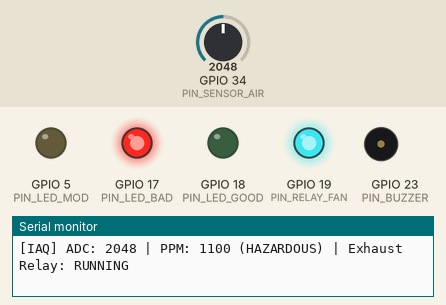
A sketch run on a simulated ESP32. On the bench: output pins drawn as LEDs (lit = HIGH), buzzer (waves = sounding, pin HIGH), the last lines printed to the serial monitor. The test bench sets the inputs (shaded band); at power-on: GPIO 34 (PIN_SENSOR_AIR) = 2048.

Above: at 1.7 s.
1.8 s: GPIO 34 (PIN_SENSOR_AIR) set to 2685
3.3 s: GPIO 34 (PIN_SENSOR_AIR) set to 2775
At 3.9 s:
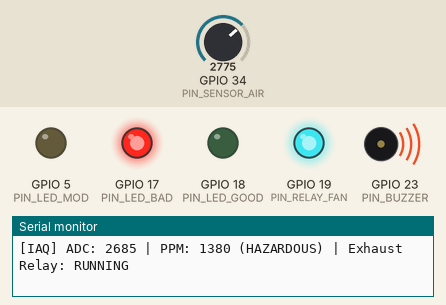
6.3 s: GPIO 34 (PIN_SENSOR_AIR) set to 1228
At 7.5 s:
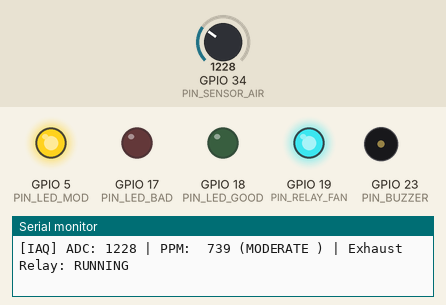
7.8 s: GPIO 34 (PIN_SENSOR_AIR) set to 483
10.5 s: GPIO 34 (PIN_SENSOR_AIR) set to 457
At 11.0 s:
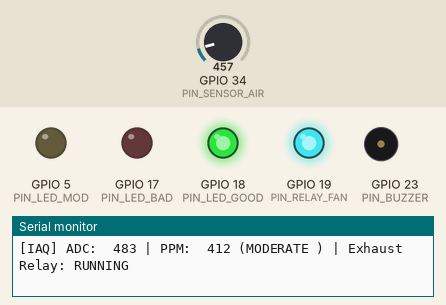
12.0 s: GPIO 34 (PIN_SENSOR_AIR) set to 360
At 12.4 s:
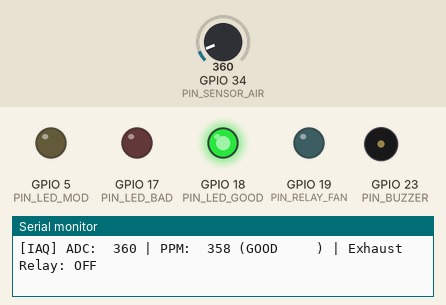
Timing chart, 0 to 14.5 s (numbered marks = the images above; inputs shaded):
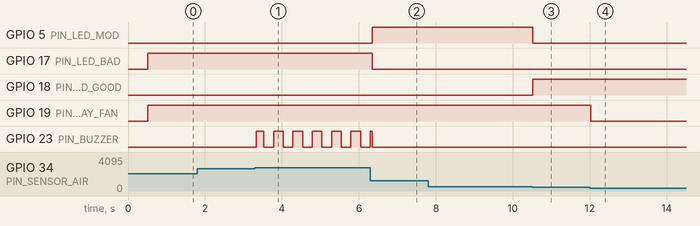

The sketch:

sketch.ino
```cpp
/**
 * Simulation 10: Indoor Air Quality Monitor & Automated Exhaust Fan
 * Features:
 *  - MQ-135 Air Quality Sensor Simulation (0 - 2000 PPM CO2/VOC/Smoke)
 *  - Automated Exhaust Fan Relay Trigger with Hysteresis & Minimum Purge Timer
 *  - 3-Stage Air Quality Status LEDs (Green: Good, Yellow: Moderate, Red: Hazardous)
 *  - Audible Hazard Warning Alarm (> 1400 PPM)
 */

#include <Arduino.h>

#define PIN_SENSOR_AIR  34
#define PIN_RELAY_FAN   19
#define PIN_LED_GOOD    18
#define PIN_LED_MOD     5
#define PIN_LED_BAD     17
#define PIN_BUZZER      23

// Threshold Constants (PPM)
const int PPM_GOOD_MAX = 400;       // < 400 PPM = Clean / Good
const int PPM_FAN_TRIGGER = 600;    // > 600 PPM = Auto Turn Fan ON
const int PPM_MOD_MAX = 800;        // 400 - 800 PPM = Moderate
const int PPM_HAZARDOUS = 1400;     // > 1400 PPM = Sound Buzzer

const unsigned long MIN_PURGE_MS = 6000; // 6s minimum run cycle

bool fanRunning = false;
unsigned long fanStartTime = 0;
unsigned long lastLogTime = 0;

void setFan(bool state, const char* reason) {
  if (fanRunning != state) {
    fanRunning = state;
    digitalWrite(PIN_RELAY_FAN, fanRunning ? HIGH : LOW);
    if (fanRunning) fanStartTime = millis();
    Serial.printf("[EXHAUST FAN] Relay %s | Reason: %s\n", fanRunning ? "ACTIVATED" : "DEACTIVATED", reason);
  }
}

void setup() {
  Serial.begin(115200);
  delay(500);

  Serial.println("==================================================");
  Serial.println(" INDOOR AIR QUALITY & AUTO EXHAUST CONTROLLER ");
  Serial.println(" Target: Kitchen / Washroom / Living Room IAQ ");
  Serial.println("==================================================");

  pinMode(PIN_SENSOR_AIR, INPUT);
  pinMode(PIN_RELAY_FAN, OUTPUT);
  pinMode(PIN_LED_GOOD, OUTPUT);
  pinMode(PIN_LED_MOD, OUTPUT);
  pinMode(PIN_LED_BAD, OUTPUT);
  pinMode(PIN_BUZZER, OUTPUT);

  digitalWrite(PIN_RELAY_FAN, LOW);
  digitalWrite(PIN_LED_GOOD, HIGH);
  digitalWrite(PIN_LED_MOD, LOW);
  digitalWrite(PIN_LED_BAD, LOW);
  digitalWrite(PIN_BUZZER, LOW);
}

void loop() {
  int rawADC = analogRead(PIN_SENSOR_AIR);
  int ppm = map(rawADC, 0, 4095, 200, 2000);

  // Status LED Management
  if (ppm <= PPM_GOOD_MAX) {
    digitalWrite(PIN_LED_GOOD, HIGH);
    digitalWrite(PIN_LED_MOD, LOW);
    digitalWrite(PIN_LED_BAD, LOW);
    digitalWrite(PIN_BUZZER, LOW);
  } else if (ppm <= PPM_MOD_MAX) {
    digitalWrite(PIN_LED_GOOD, LOW);
    digitalWrite(PIN_LED_MOD, HIGH);
    digitalWrite(PIN_LED_BAD, LOW);
    digitalWrite(PIN_BUZZER, LOW);
  } else {
    digitalWrite(PIN_LED_GOOD, LOW);
    digitalWrite(PIN_LED_MOD, LOW);
    digitalWrite(PIN_LED_BAD, HIGH);

    if (ppm >= PPM_HAZARDOUS) {
      digitalWrite(PIN_BUZZER, (millis() / 250) % 2); // Pulsed alarm
    } else {
      digitalWrite(PIN_BUZZER, LOW);
    }
  }

  // Automation Logic for Exhaust Fan
  if (ppm >= PPM_FAN_TRIGGER) {
    if (!fanRunning) {
      setFan(true, "Air Quality Exceeded 600 PPM Trigger");
    }
  } else if (ppm < PPM_GOOD_MAX && fanRunning) {
    // Check if minimum purge timer has elapsed
    if (millis() - fanStartTime >= MIN_PURGE_MS) {
      setFan(false, "Air Quality Restored to Clean Level (<400 PPM)");
    }
  }

  // Periodic Logging (every 1 second)
  if (millis() - lastLogTime >= 1000) {
    lastLogTime = millis();
    const char* statusStr = (ppm <= PPM_GOOD_MAX) ? "GOOD" : (ppm <= PPM_MOD_MAX ? "MODERATE" : "HAZARDOUS");
    Serial.printf("[IAQ] ADC: %4d | PPM: %4d (%-9s) | Exhaust Relay: %s\n",
                  rawADC, ppm, statusStr, fanRunning ? "RUNNING" : "OFF");
  }

  delay(50);
}
```

Measured:
- the behaviour switches between 2729 and 2730 on GPIO 34 (PIN_SENSOR_AIR) (found by bisection; images 0 and 1)
- the behaviour switches between 458 and 457 on GPIO 34 (PIN_SENSOR_AIR) (found by bisection; images 2 and 3)
- after the input at 3.3 s, GPIO 23 (PIN_BUZZER): alternates HIGH for 0.25 s and LOW for 0.25 s, starting at once
- after the input at 6.3 s, GPIO 5 (PIN_LED_MOD): LOW → HIGH after 0.05 s; GPIO 17 (PIN_LED_BAD): HIGH → LOW after 0.05 s
- after the input at 10.5 s, GPIO 5 (PIN_LED_MOD): HIGH → LOW at once; GPIO 18 (PIN_LED_GOOD): LOW → HIGH at once
- after the input at 12.0 s, GPIO 19 (PIN_RELAY_FAN): HIGH → LOW at once
